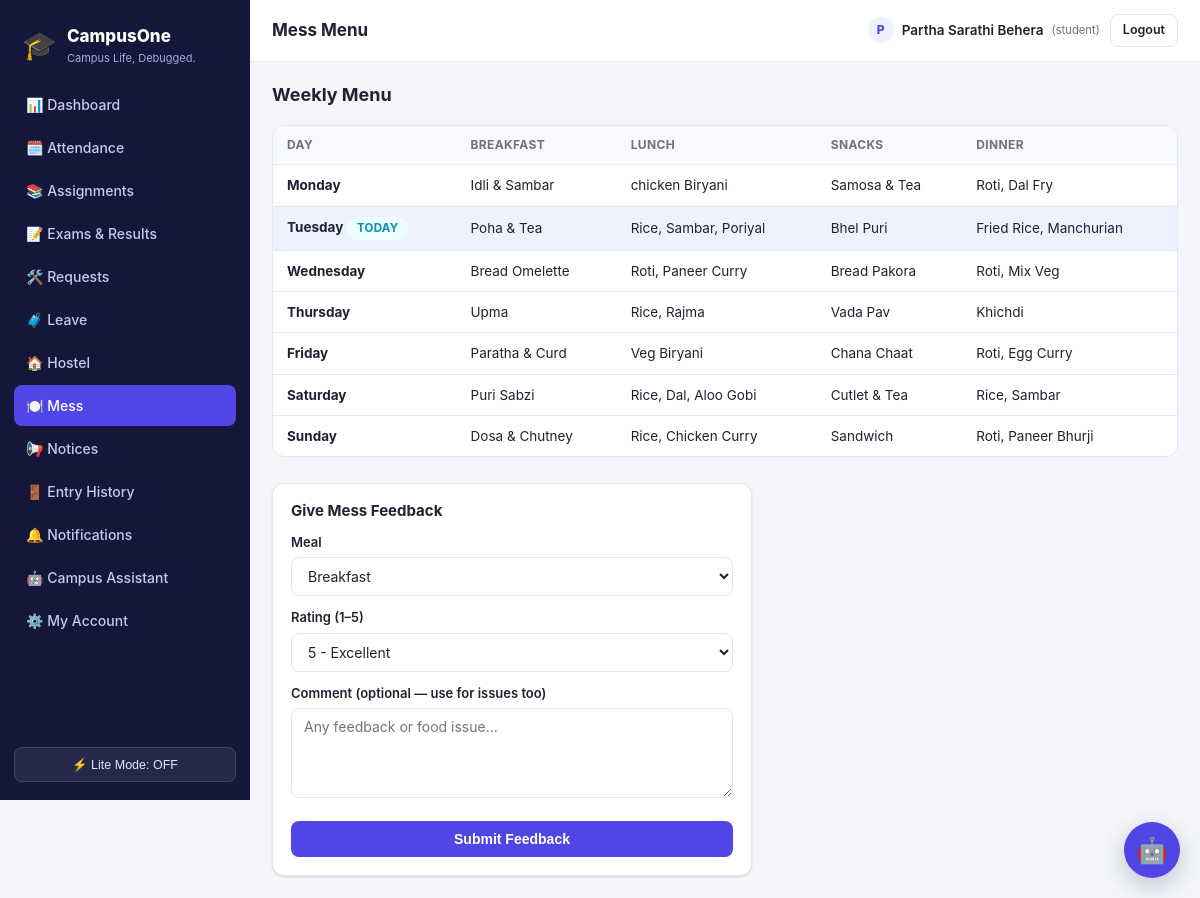
/student/mess (signed in), run on the app's committed database.
### tables this page shows
CREATE TABLE mess_menus (
    id INTEGER PRIMARY KEY AUTOINCREMENT,
    day_of_week TEXT NOT NULL,
    meal TEXT NOT NULL CHECK(meal IN ('Breakfast','Lunch','Snacks','Dinner')),
    items TEXT NOT NULL,
    updated_at TEXT DEFAULT (datetime('now')),
    UNIQUE(day_of_week, meal)
);

### blueprints/student.py (the view, shortened to what this page needs)
@bp.route("/mess", methods=["GET", "POST"])
@role_required("student")
def mess():
    st = get_student()
    days_order = ["Monday", "Tuesday", "Wednesday", "Thursday", "Friday", "Saturday", "Sunday"]
    menu_rows = query_db("SELECT * FROM mess_menus ORDER BY day_of_week, meal")
    weekly = {d: [] for d in days_order}
    for r in menu_rows:
        weekly.setdefault(r["day_of_week"], []).append(r)
    today_name = datetime.now().strftime("%A")
    return render_template("student/mess.html", weekly=weekly, days_order=days_order, today_name=today_name)

### blueprints/student.py (called while the page is built)
def get_student():
    return query_db("SELECT * FROM students WHERE user_id = ?", (session["user_id"],), one=True)

### utils/auth_utils.py (called while the page is built)
def role_required(*roles):
    def decorator(view):
        @functools.wraps(view)
        def wrapped(**kwargs):
            if session.get("user_id") is None:
                return redirect(url_for("auth.login", next=request.path))
            if session.get("role") not in roles:
                abort(403)
            return view(**kwargs)
        return wrapped
    return decorator

def gen_csrf_token():
    if "csrf_token" not in session:
        session["csrf_token"] = secrets.token_hex(16)
    return session["csrf_token"]

### utils/db.py (called while the page is built)
def get_db():
    if "db" not in g:
        g.db = sqlite3.connect(current_app.config["DATABASE"], detect_types=sqlite3.PARSE_DECLTYPES)
        g.db.row_factory = sqlite3.Row
        g.db.execute("PRAGMA foreign_keys = ON")
    return g.db

def query_db(query, args=(), one=False):
    cur = get_db().execute(query, args)
    rv = cur.fetchall()
    cur.close()
    return (rv[0] if rv else None) if one else rv

### templates/student/mess.html (shortened to what this page needs)
{% extends "base.html" %}
{% block page_title %}Mess Menu{% endblock %}
{% block content %}
<div class="section">
  <div class="section-title"><h2>Weekly Menu</h2></div>
  <div class="table-wrap">
    <table>
      <thead><tr><th>Day</th><th>Breakfast</th><th>Lunch</th><th>Snacks</th><th>Dinner</th></tr></thead>
      <tbody>
      {% for d in days_order %}
        <tr {% if d == today_name %}style="background:var(--primary-light);"{% endif %}>
          <td><strong>{{ d }}</strong>{% if d == today_name %} <span class="badge badge-info">Today</span>{% endif %}</td>
          {% set items_by_meal = {} %}
          {% for m in weekly[d] %}{% set _ = items_by_meal.update({m.meal: m.items}) %}{% endfor %}
          <td class="wrap">{{ items_by_meal.get('Breakfast', '—') }}</td>
          <td class="wrap">{{ items_by_meal.get('Lunch', '—') }}</td>
          <td class="wrap">{{ items_by_meal.get('Snacks', '—') }}</td>
          <td class="wrap">{{ items_by_meal.get('Dinner', '—') }}</td>
        </tr>
      {% endfor %}
      </tbody>
    </table>
  </div>
</div>
<div class="card" style="max-width:480px;">
  <h3>Give Mess Feedback</h3>
  <form method="post">
    <label>Meal</label>
    <select name="meal" required>
      <option>Breakfast</option><option>Lunch</option><option>Snacks</option><option>Dinner</option>
    </select>
    <label>Rating (1–5)</label>
    <select name="rating" required>
      <option value="5">5 - Excellent</option>
    </select>
    <label>Comment (optional — use for issues too)</label>
    <textarea name="comment" placeholder="Any feedback or food issue..."></textarea>
    <button type="submit" class="btn btn-primary btn-block" style="margin-top:16px;">Submit Feedback</button>
  </form>
</div>
{% endblock %}

### static/css/style.css (style rules this page uses)
:root { --bg: #f4f6fb; --surface: #ffffff; --surface-2: #f8f9fc; --border: #e4e7f0; --text: #1e2233; --text-muted: #6b7280; --primary: #4f46e5; --primary-dark: #4338ca; --primary-light: #eef2ff; --success: #16a34a; --success-bg: #ecfdf3; --warning: #d97706; --warning-bg: #fffbeb; --danger: #dc2626; --danger-bg: #fef2f2; --info: #0891b2; --info-bg: #ecfeff; --radius: 12px; --radius-sm: 8px; --shadow: 0 1px 2px rgba(16,24,40,.06), 0 1px 3px rgba(16,24,40,.08); --sidebar-w: 250px; }
* { box-sizing: border-box; }
html, body { height: 100%; }
body { margin: 0; font-family: -apple-system, BlinkMacSystemFont, "Segoe UI", Roboto, Helvetica, Arial, sans-serif; background: var(--bg); color: var(--text); font-size: 15px; line-height: 1.5; }
h1, h2, h3, h4 { margin: 0 0 .4em; font-weight: 700; line-height: 1.25; }
.card { background: var(--surface); border: 1px solid var(--border); border-radius: var(--radius); padding: 18px; box-shadow: var(--shadow); }
.card h3 { font-size: 15px; }
.section { margin-bottom: 26px; }
.section-title { display: flex; align-items: center; justify-content: space-between; margin-bottom: 12px; }
.section-title h2 { font-size: 18px; }
.table-wrap { overflow-x: auto; border-radius: var(--radius); border: 1px solid var(--border); background: var(--surface); }
table { width: 100%; border-collapse: collapse; font-size: 13.5px; min-width: 480px; }
th, td { text-align: left; padding: 10px 14px; border-bottom: 1px solid var(--border); white-space: nowrap; }
th { background: var(--surface-2); font-weight: 700; font-size: 12px; text-transform: uppercase; letter-spacing: .03em; color: var(--text-muted); }
tr:last-child td { border-bottom: none; }
td.wrap, th.wrap { white-space: normal; }
.badge { display: inline-block; padding: 3px 10px; border-radius: 999px; font-size: 11.5px; font-weight: 700; text-transform: uppercase; letter-spacing: .02em; }
.badge-info { background: var(--info-bg); color: var(--info); }
.btn { display: inline-flex; align-items: center; justify-content: center; gap: 6px; padding: 9px 16px; border-radius: var(--radius-sm); font-size: 14px; font-weight: 600; border: 1px solid transparent; cursor: pointer; text-decoration: none; }
.btn-primary { background: var(--primary); color: #fff; }
.btn-block { width: 100%; }
form label { display: block; font-size: 13px; font-weight: 600; margin: 12px 0 5px; }
input, select, textarea { width: 100%; padding: 9px 12px; border: 1px solid var(--border); border-radius: var(--radius-sm); font-size: 14px; font-family: inherit; background: var(--surface); color: var(--text); }
textarea { min-height: 90px; resize: vertical; }

### data on the page
mess_menus: get "Idli & Sambar"
mess_menus: get "chicken Biryani"
mess_menus: get "Samosa & Tea"
mess_menus: get "Roti, Dal Fry"
mess_menus: get "Poha & Tea"
mess_menus: get "Rice, Sambar, Poriyal"
mess_menus: get "Bhel Puri"
mess_menus: get "Fried Rice, Manchurian"
mess_menus: get "Bread Omelette"
mess_menus: get "Roti, Paneer Curry"
mess_menus: get "Bread Pakora"
mess_menus: get "Roti, Mix Veg"
mess_menus: get "Upma"
mess_menus: get "Rice, Rajma"
mess_menus: get "Vada Pav"
mess_menus: get "Khichdi"
mess_menus: get "Paratha & Curd"
mess_menus: get "Veg Biryani"
mess_menus: get "Chana Chaat"
mess_menus: get "Roti, Egg Curry"
mess_menus: get "Puri Sabzi"
mess_menus: get "Rice, Dal, Aloo Gobi"
mess_menus: get "Cutlet & Tea"
mess_menus: get "Rice, Sambar"
mess_menus: get "Dosa & Chutney"
mess_menus: get "Rice, Chicken Curry"
mess_menus: get "Sandwich"
mess_menus: get "Roti, Paneer Bhurji"

### other printed values
{{ app_name }} "CampusOne"
{{ tagline }} "Campus Life, Debugged."
{{ '🐢 Lite Mode: ON' if lite_mode else '⚡ Lite Mode: OFF' }} "⚡ Lite Mode: OFF"
{{ session.name[0]|upper }} "P"
{{ session.name }} "Partha Sarathi Behera"
{{ session.role }} "student"
{{ d }} "Monday" "Tuesday" "Wednesday" "Thursday" "Friday" "Saturday" "Sunday"
